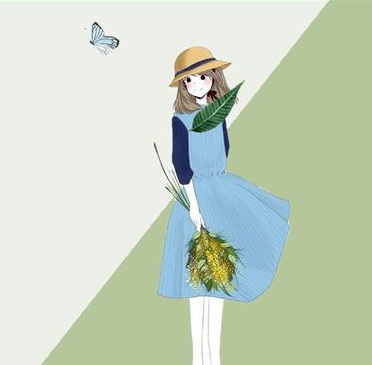
//> input picture Digital-Image-Fundamentals/pic.jpg, 372 x 365 px
$ ./main   (built with g++ and OpenCV 4)
//> lines starting //> are read from the running program, lines starting //| are printed output that depends on the picture
//> further down, image is the input picture: 365 rows x 372 cols, CV_8UC3; mean B, G, R 194.1, 213, 201
### Digital-Image-Fundamentals/change.h
#pragma once
#include <opencv2/core/core.hpp>
#include <opencv2/highgui/highgui.hpp>
#include <iostream>
#include <cmath>
#include <Windows.h>

using namespace std;
using namespace cv;

//对图像进行平移操作
void shift(Mat &image, int dx, int dy)
{
//> called with dx = 10, dy = 20
	Mat image_shift(image.rows + dx, image.cols + dy, CV_8UC3);//新建一个大于原图的图像，备用
	//一个个像素进行处理
	for (int counter1 = 0; counter1 < image.rows; counter1++)
	{
		for (int counter2 = 0; counter2 < image.cols; counter2++)
		{
			//将原坐标进行平移，并将原坐标上的RGB值赋给新坐标
			image_shift.at<Vec3b>(counter1 + dx, counter2 + dy)[0] = image.at<Vec3b>(counter1, counter2)[0];
			image_shift.at<Vec3b>(counter1 + dx, counter2 + dy)[1] = image.at<Vec3b>(counter1, counter2)[1];
			image_shift.at<Vec3b>(counter1 + dx, counter2 + dy)[2] = image.at<Vec3b>(counter1, counter2)[2];
		}
	}
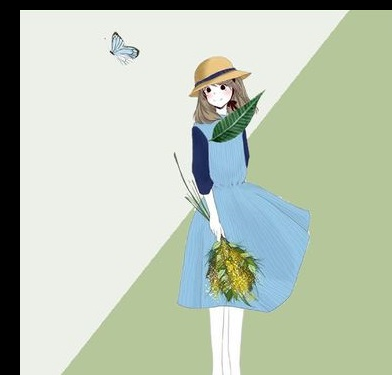
//> image_shift: 375 rows x 392 cols, CV_8UC3; mean B, G, R 179.3, 196.8, 185.6
	//imshow("平移", image_shift);
	imwrite("1.jpg", image_shift);//将平移后的图像存储为名称为1.jpg的文件
}

//进行尺度变换
void scale(Mat &image, double mul_num)
{
//> called with mul_num = 0.8
	int row_num = (int)floor(image.rows * mul_num), col_num = (int)floor(image.cols * mul_num);
//> row_num = 292; col_num = 297
	Mat image_scale(row_num, col_num, CV_8UC3);
	for (int counter1 = 0; counter1 < row_num; counter1++)
	{
		for (int counter2 = 0; counter2 < col_num; counter2++)
		{
			//将筛孔缩小，对上画的大小
			int x = (int)1.0 / mul_num * counter1, y = (int)1.0 / mul_num * counter2;
			image_scale.at<Vec3b>(counter1, counter2)[0] = image.at<Vec3b>(x, y)[0];
			image_scale.at<Vec3b>(counter1, counter2)[1] = image.at<Vec3b>(x, y)[1];
			image_scale.at<Vec3b>(counter1, counter2)[2] = image.at<Vec3b>(x, y)[2];
		}
	}
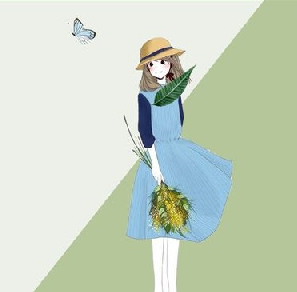
//> image_scale: 292 rows x 297 cols, CV_8UC3; mean B, G, R 194.4, 213.2, 201.1
	//imshow("尺度变换", image_scale);
	imwrite("2.jpg", image_scale);//存储变换后的图像
}

//进行旋转
void rotation(Mat &image, double angle_in)
{
//> called with angle_in = 45
	double angle = angle_in * 3.1415926 / 180.0;//把角度化成弧度
	int dis = ceil(sqrt(pow(image.rows, 2) + pow(image.cols, 2)));//新图像的长宽应该是原图像的对角线长度
//> dis = 522
	Mat image_nrota(dis, dis, CV_8UC3);

	for (int counter1 = 0; counter1 < image.rows; counter1++)
	{
		for (int counter2 = 0; counter2 < image.cols; counter2++)
		{
			//计算应该平移的距离
			float cenX = image_nrota.rows / 2 - ((image.rows / 2) * cos(angle) - (image.cols / 2) * sin(angle)),
				cenY = image_nrota.cols / 2 - ((image.rows / 2) * sin(angle) + (image.cols / 2) * cos(angle));
			//按照仿射矩阵计算后进行平移
			int x = counter1 * cos(angle) - counter2 * sin(angle) + cenX,
				y = counter1 * sin(angle) + counter2 * cos(angle) + cenY;
			image_nrota.at<Vec3b>(x, y)[0] = image.at<Vec3b>(counter1, counter2)[0];
			image_nrota.at<Vec3b>(x, y)[1] = image.at<Vec3b>(counter1, counter2)[1];
			image_nrota.at<Vec3b>(x, y)[2] = image.at<Vec3b>(counter1, counter2)[2];

		}
	}
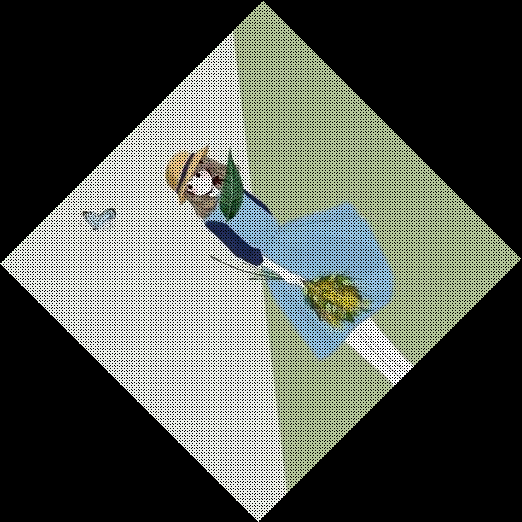
//> image_nrota: 522 rows x 522 cols, CV_8UC3; mean B, G, R 80.2, 88, 83
	//imshow("旋转", image_nrota);
	imwrite("3.jpg", image_nrota);
}

//垂直偏移变换
void voffset(Mat &image, double sv)
{
//> called with sv = 1
	Mat image_voffset(sv*image.rows + image.cols, image.cols, CV_8UC3);
	for (int counter1 = 0; counter1 < image.rows; counter1++)
	{
		for (int counter2 = 0; counter2 < image.cols; counter2++)
		{
			int x = counter1 * sv + counter2;

			image_voffset.at<Vec3b>(x, counter2)[0] = image.at<Vec3b>(counter1, counter2)[0];
			image_voffset.at<Vec3b>(x, counter2)[1] = image.at<Vec3b>(counter1, counter2)[1];
			image_voffset.at<Vec3b>(x, counter2)[2] = image.at<Vec3b>(counter1, counter2)[2];

		}
	}
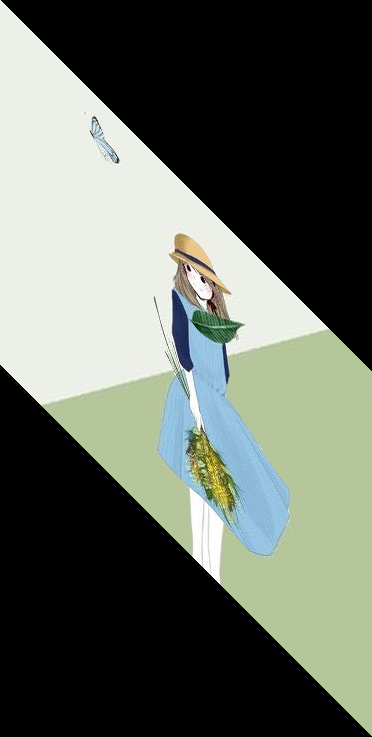
//> image_voffset: 737 rows x 372 cols, CV_8UC3; mean B, G, R 96.1, 105.5, 99.5
	//imshow("垂直偏移", image_voffset);
	imwrite("4.jpg", image_voffset);
}

//水平偏移变换
void hoffset(Mat &image, double sh)
{
//> called with sh = 1
	Mat image_hoffset(image.rows, sh*image.rows + image.cols, CV_8UC3);
	for (int counter1 = 0; counter1 < image.rows; counter1++)
	{
		for (int counter2 = 0; counter2 < image.cols; counter2++)
		{
			int y = counter1 * sh + counter2;

			image_hoffset.at<Vec3b>(counter1, y)[0] = image.at<Vec3b>(counter1, counter2)[0];
			image_hoffset.at<Vec3b>(counter1, y)[1] = image.at<Vec3b>(counter1, counter2)[1];
			image_hoffset.at<Vec3b>(counter1, y)[2] = image.at<Vec3b>(counter1, counter2)[2];
		}
	}
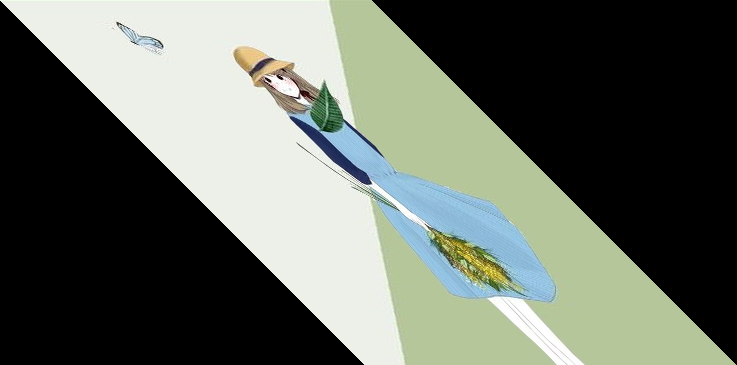
//> image_hoffset: 365 rows x 737 cols, CV_8UC3; mean B, G, R 98, 107.5, 101.4
	//imshow("水平偏移", image_hoffset);
	imwrite("5.jpg", image_hoffset);
}

### Digital-Image-Fundamentals/main.cpp
#include <opencv2/core/core.hpp>
#include <opencv2/highgui/highgui.hpp>
#include <iostream>
#include <cmath>
#include <Windows.h>
#include "change.h"

using namespace std;
using namespace cv;
int main()
{
	//读原图
	Mat image;
	image = imread("pic.jpg", CV_LOAD_IMAGE_COLOR);

	if (!image.data)
	{
		cout << "找不到图片或无法打开图片\n";
		return -1;
	}
	namedWindow("image_source", CV_WINDOW_AUTOSIZE);
	imshow("原图", image);

	//平移
	shift(image, 10, 20);

	//缩放
	scale(image, 0.8);

	//旋转
	rotation(image, 45);

	//垂直偏移
	voffset(image, 1);

	//水平偏移
	hoffset(image, 1);
	//连续播放变换后的图像
	string picname = "";
	Mat image2;
	for (int counter = 1; counter < 6; counter++)
	{
		picname = '0'+ counter;
		picname += ".jpg";
		image2 = imread(picname,CV_LOAD_IMAGE_COLOR);
		imshow("变换后的图像", image2);
		waitKey(3000);
	}
//> image2: 365 rows x 737 cols, CV_8UC3

	waitKey(0);
	return 0;
}
